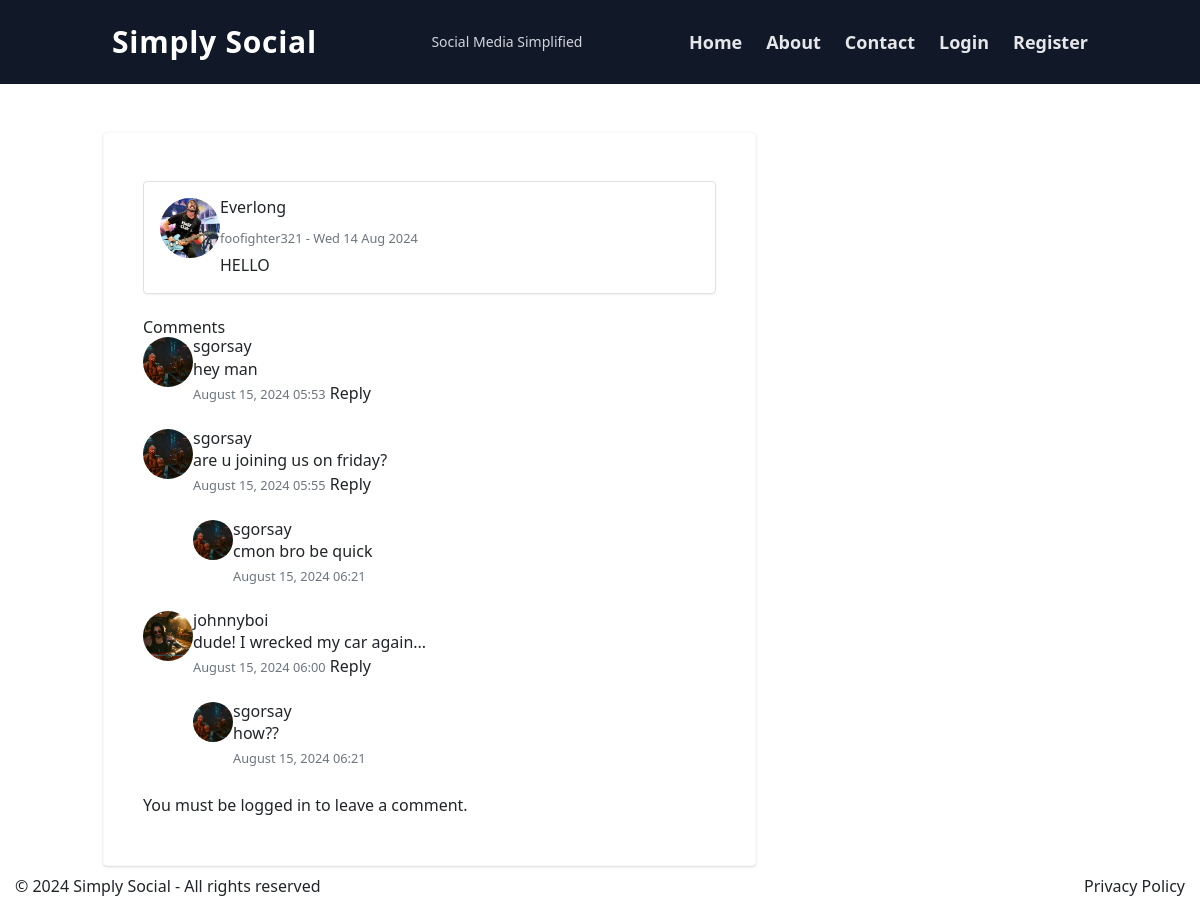
/blog/home/post/9/, run on an earlier commit of the app's database.
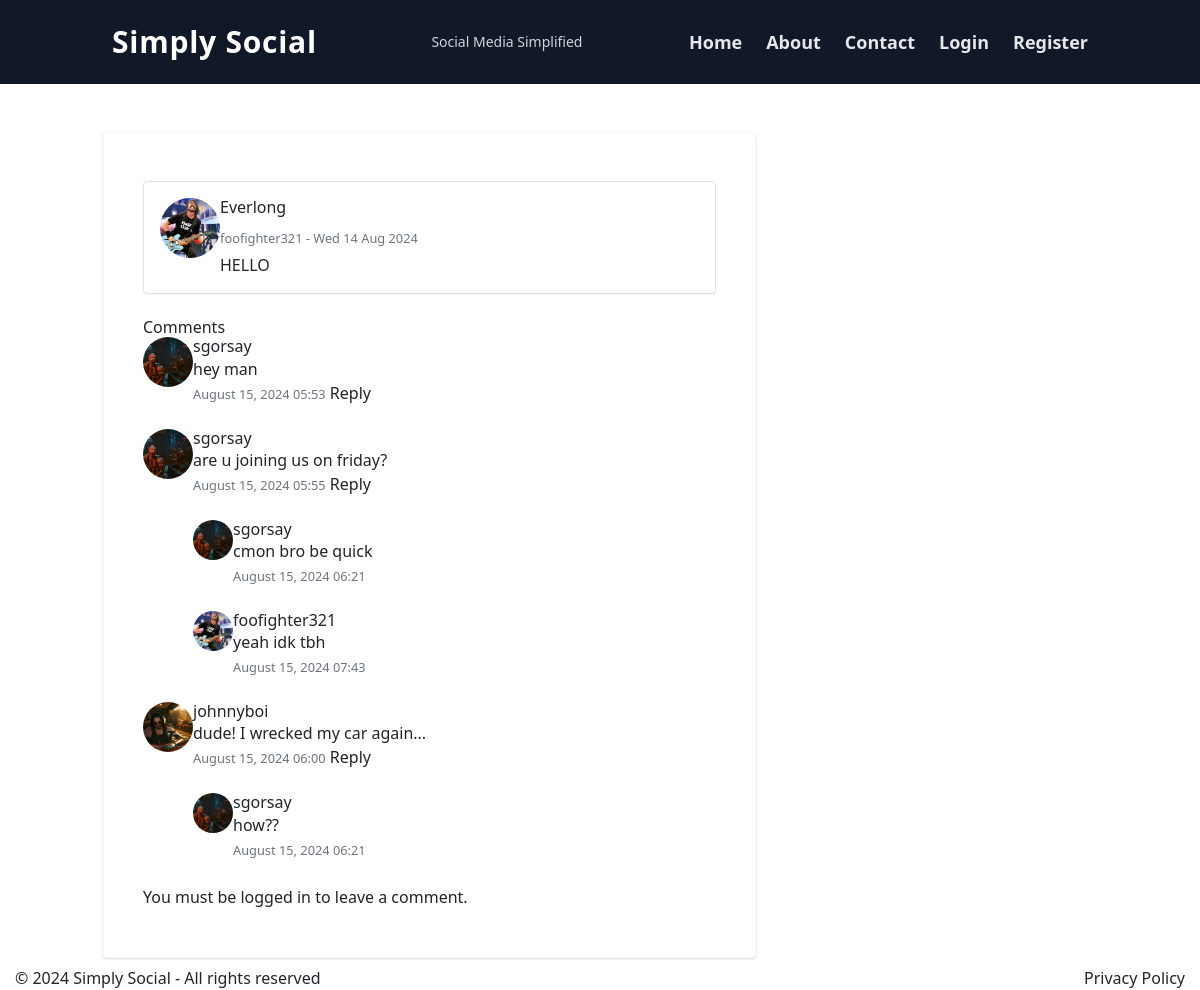
And on a later commit of the database.
### blog/models.py (models this page shows, shortened)
class Comment(models.Model):
    post = models.ForeignKey(Post, related_name="comments", on_delete=models.CASCADE)
    author = models.ForeignKey(User, on_delete=models.CASCADE)
    content = models.TextField()
    date_posted = models.DateTimeField(default=timezone.now)
    parent = models.ForeignKey('self', null=True, blank=True, related_name='replies', on_delete=models.CASCADE)

### users/models.py (models this page shows, shortened)
class Profile(models.Model):
    user = models.OneToOneField(User, on_delete=models.CASCADE)
    image = models.ImageField(default='default.jpg', upload_to='profile_pics')
    bio = models.TextField(default="Hi! I am using Simply Social")

### blog/views.py (the view, shortened to what this page needs)
# urls.py: path('home/post/<int:pk>/', PostDetailView.as_view(), name='post-detail'),
class PostDetailView(DetailView):
    model = Post
    def get_context_data(self, **kwargs):
        context = super().get_context_data(**kwargs)
        context['comments'] = self.object.comments.filter(parent__isnull=True)
        context['comment_form'] = CommentForm
        return context

### blog/templates/blog/post_detail.html (shortened to what this page needs)
{% extends "blog/base.html" %}
{% block content %}
<div class="container my-4">
    <div class="row">
        <div class="col-12 mb-4">
            <div class="d-flex align-items-right p-3 border rounded bg-white shadow-sm">
                <div class="me-4">
                    <img src="{{ object.author.profile.image.url }}"
                            class="img-fluid rounded-circle"
                            style="width: 60px; height: 60px; object-fit: cover;"
                            alt="Profile picture of {{ object.author }}">
                </div>
                <div class="flex-grow-1">
                    <h4 class="mb-2">{{ object.title }}</h4>
                    <p class="text-muted mb-1">
                        <small><a href="{% url 'profile-view' object.author.username %}">{{ object.author }} </a> - {{ object.date_posted|date:"D d M Y" }}</small>
                    </p>
                    <p class="mb-0">{{ object.content }}</p>
                </div>
            </div>
        </div>
    </div>
    <div class="row">
        <div class="col-12">
            <div class="content-section">
                <h3>Comments</h3>
                {% for comment in comments %}
                    <div class="media mb-4">
                        <img class="rounded-circle article-img" src="{{ comment.author.profile.image.url }}" alt="Profile picture of {{ comment.author }}" style="width: 50px; height: 50px; object-fit: cover;">
                        <div class="media-body">
                            <h5 class="mt-0"><a href="{% url 'profile-view' comment.author.username %}">{{ comment.author }}</a></h5>
                            <p>{{ comment.content }}</p>
                            <small class="text-muted">{{ comment.date_posted|date:"F d, Y H:i" }}</small>
                            <a href="#" class="reply-link" data-comment-id="{{ comment.id }}">Reply</a>
                            {% for reply in comment.replies.all %}
                                <div class="media mt-4">
                                    <img class="rounded-circle article-img" src="{{ reply.author.profile.image.url }}" alt="Profile picture of {{ reply.author }}" style="width: 40px; height: 40px; object-fit: cover;">
                                    <div class="media-body">
                                        <h6 class="mt-0"><a href="{% url 'profile-view' reply.author.username %}">{{ reply.author }}</a></h6>
                                        <p>{{ reply.content }}</p>
                                        <small class="text-muted">{{ reply.date_posted|date:"F d, Y H:i" }}</small>
                                    </div>
                                </div>
                            {% endfor %}
                        </div>
                    </div>
                {% empty %}
                    <p>No comments yet. Be the first to comment!</p>
                {% endfor %}
            </div>
            {% if user.is_authenticated %}
                <div class="content-section">
                    <h3>Leave a Comment</h3>
                    <form method="POST">
                        {% csrf_token %}
                        {{ comment_form.as_p }}
                        <button type="submit" class="btn btn-primary">Submit</button>
                    </form>
                </div>
            {% else %}
                <p>You must be <a href="{% url 'login' %}">logged in</a> to leave a comment.</p>
            {% endif %}
        </div>
    </div>
</div>
{% endblock content %}

What changed in the data, as far as the page shows it:
added Comment: author.profile.image (picture), author "foofighter321", content "yeah idk tbh", date_posted "August 15, 2024 07:43", shown under "sgorsay"
